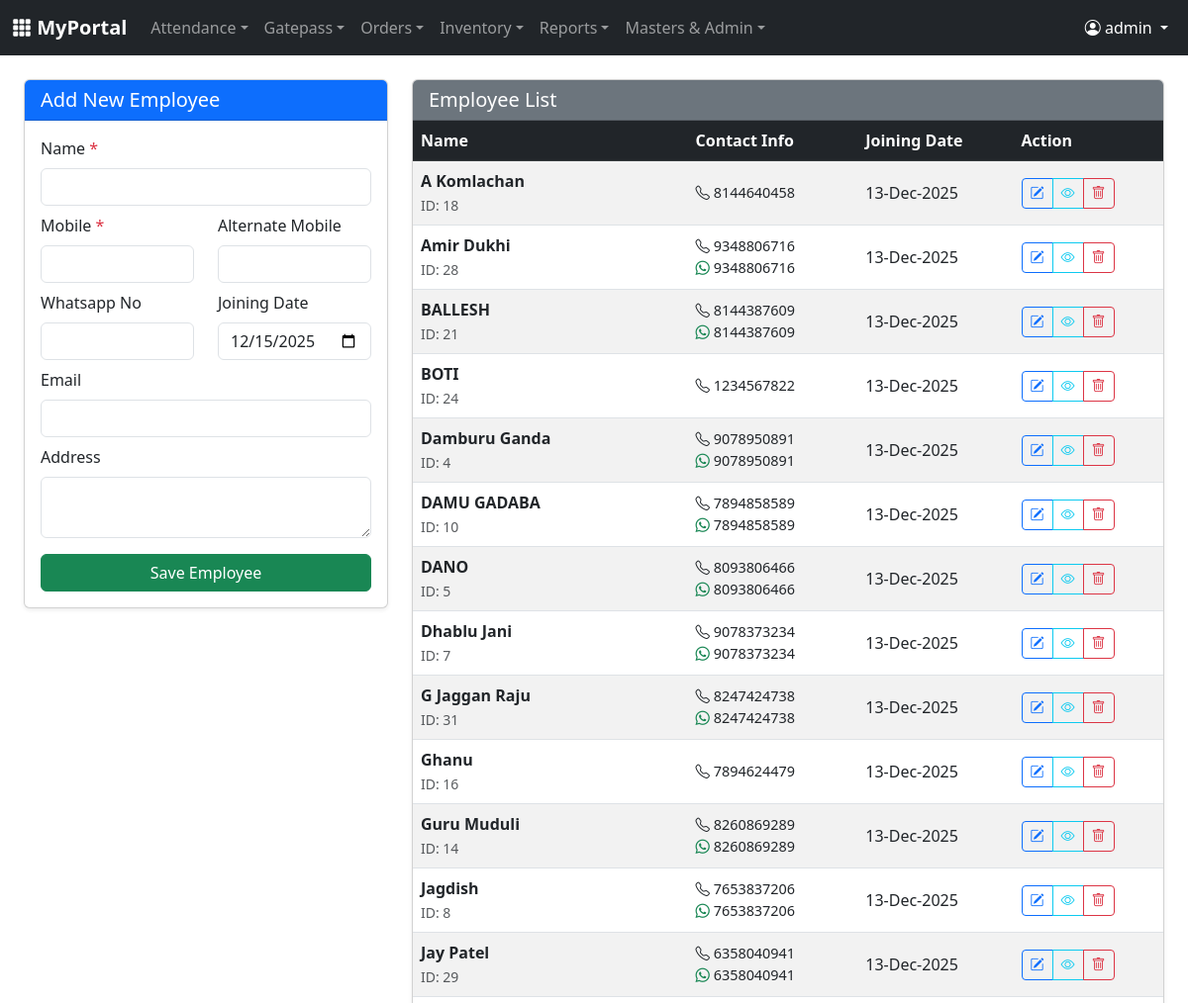
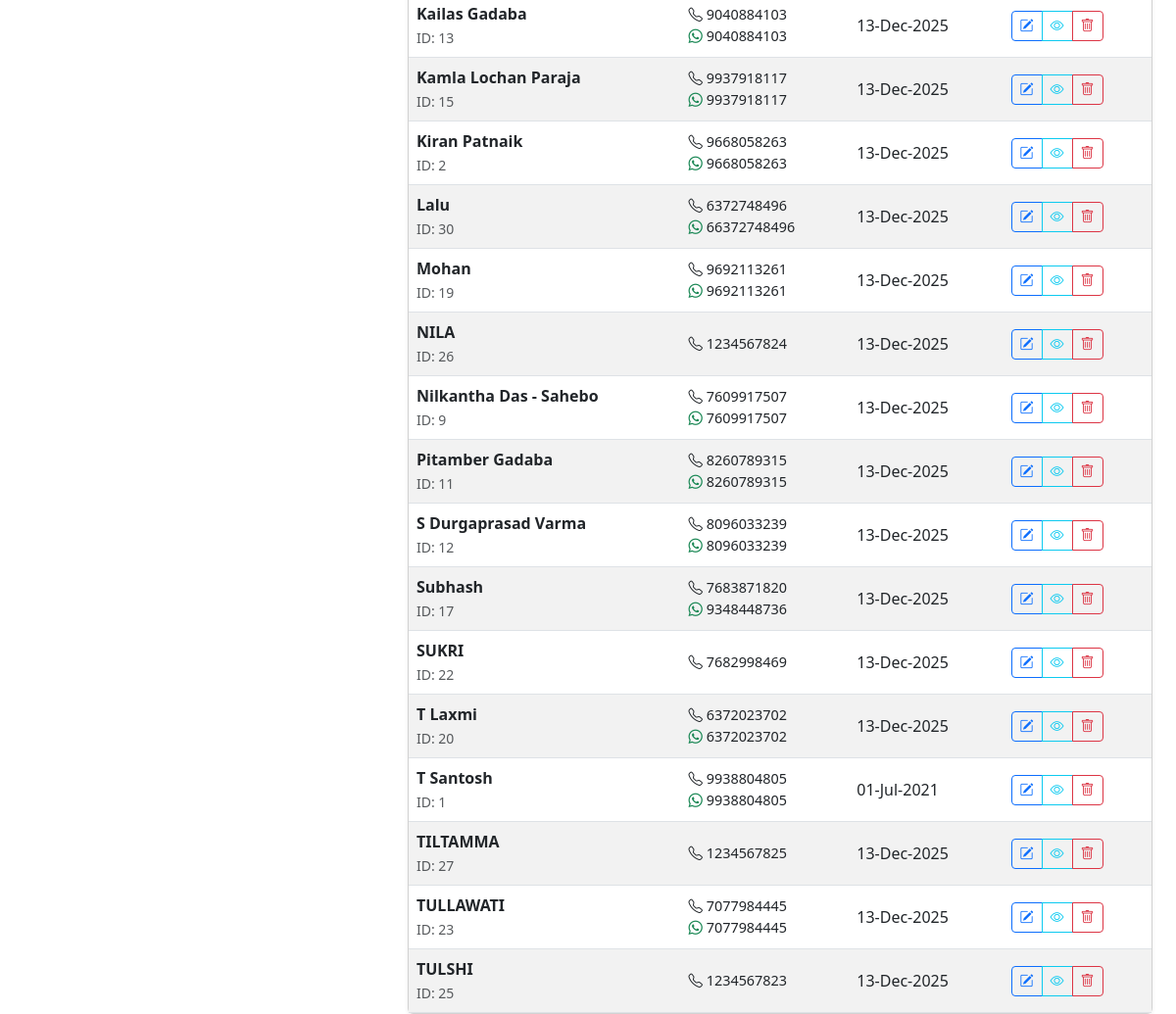
The page /employees.php (signed in) on the database its author committed (2 pictures, top to bottom).
### tables this page shows
CREATE TABLE `employees` (
  `id` int NOT NULL,
  `name` varchar(100) NOT NULL,
  `designation` varchar(100) DEFAULT NULL,
  `mobile_no` varchar(15) DEFAULT NULL,
  `alt_mobile` varchar(15) DEFAULT NULL,
  `whatsapp_no` varchar(15) DEFAULT NULL,
  `email` varchar(100) DEFAULT NULL,
  `address` text,
  `joining_date` date DEFAULT NULL,
  `created_at` datetime DEFAULT CURRENT_TIMESTAMP
);

### employees.php (the view, shortened to what this page needs)
<?php
require_once 'config.php';
$edit_state = false;
$name = ""; $mobile = ""; $alt_mobile = ""; $whatsapp = "";
$email = ""; $address = ""; $joining_date = date('Y-m-d'); $id = 0;
$employees = $conn->query("SELECT * FROM employees ORDER BY name ASC");
?>
<!DOCTYPE html>
<html>
<head>
    <link href="https://cdn.jsdelivr.net/npm/bootstrap@5.3.0/dist/css/bootstrap.min.css" rel="stylesheet">
    <link rel="stylesheet" href="https://cdn.jsdelivr.net/npm/bootstrap-icons@1.10.0/font/bootstrap-icons.css">
</head>
<body>
    <?php include 'navbar.php'; ?>
    <div class="container-fluid px-4">
        <div class="row">
            <div class="col-lg-4 mb-4">
                <div class="card shadow-sm">
                    <div class="card-header bg-primary text-white">
                        <h5 class="mb-0"><?php echo $edit_state ? "Edit Employee" : "Add New Employee"; ?></h5>
                    </div>
                    <div class="card-body">
                        <form method="post">
                            <div class="mb-2">
                                <label class="form-label">Name <span class="text-danger">*</span></label>
                                <input type="text" name="name" class="form-control" value="<?php echo $name; ?>" required>
                            </div>
                            <div class="row">
                                <div class="col-md-6 mb-2">
                                    <label class="form-label">Mobile <span class="text-danger">*</span></label>
                                    <input type="text" name="mobile" class="form-control" value="<?php echo $mobile; ?>" required pattern="[0-9]{10}">
                                </div>
                                <div class="col-md-6 mb-2">
                                    <label class="form-label">Alternate Mobile</label>
                                    <input type="text" name="alt_mobile" class="form-control" value="<?php echo $alt_mobile; ?>">
                                </div>
                            </div>
                            <div class="row">
                                <div class="col-md-6 mb-2">
                                    <label class="form-label">Whatsapp No</label>
                                    <input type="text" name="whatsapp" class="form-control" value="<?php echo $whatsapp; ?>">
                                </div>
                                <div class="col-md-6 mb-2">
                                    <label class="form-label">Joining Date</label>
                                    <input type="date" name="joining_date" class="form-control" value="<?php echo $joining_date; ?>">
                                </div>
                            </div>
                            <div class="mb-2">
                                <label class="form-label">Email</label>
                                <input type="email" name="email" class="form-control" value="<?php echo $email; ?>">
                            </div>
                            <div class="mb-3">
                                <label class="form-label">Address</label>
                                <textarea name="address" class="form-control" rows="2"><?php echo $address; ?></textarea>
                            </div>
                            <?php if ($edit_state): ?>
                                <button type="submit" name="update" class="btn btn-warning w-100 text-white">Update Employee</button>
                                <a href="employees.php" class="btn btn-secondary w-100 mt-2">Cancel Edit</a>
                            <?php else: ?>
                                <button type="submit" name="save" class="btn btn-success w-100">Save Employee</button>
                            <?php endif; ?>
                        </form>
                    </div>
                </div>
            </div>
            <div class="col-lg-8">
                <div class="card shadow-sm">
                    <div class="card-header bg-secondary text-white">
                        <h5 class="mb-0">Employee List</h5>
                    </div>
                    <div class="card-body p-0">
                        <div class="table-responsive">
                            <table class="table table-striped table-hover mb-0 align-middle">
                                <thead class="table-dark">
                                    <tr>
                                        <th>Name</th>
                                        <th>Contact Info</th>
                                        <th>Joining Date</th>
                                        <th>Action</th>
                                    </tr>
                                </thead>
                                <tbody>
                                    <?php if ($employees->num_rows > 0): ?>
                                        <?php while($row = $employees->fetch_assoc()): ?>
                                        <tr>
                                            <td>
                                                <strong><?php echo htmlspecialchars($row['name']); ?></strong><br>
                                                <small class="text-muted">ID: <?php echo $row['id']; ?></small>
                                            </td>
                                            <td style="font-size: 0.9rem;">
                                                <i class="bi bi-telephone"></i> <?php echo $row['mobile_no']; ?><br>
                                                <?php if($row['whatsapp_no']): ?>
                                                    <i class="bi bi-whatsapp text-success"></i> <?php echo $row['whatsapp_no']; ?><br>
                                                <?php endif; ?>
                                            </td>
                                            <td>
                                                <?php echo date('d-M-Y', strtotime($row['joining_date'])); ?>
                                            </td>
                                            <td>
                                                <div class="btn-group">
                                                    <a href="employees.php?edit=<?php echo $row['id']; ?>" class="btn btn-sm btn-outline-primary">
                                                        <i class="bi bi-pencil-square"></i>
                                                    </a>
                                                    <button class="btn btn-sm btn-outline-info"
                                                            data-bs-toggle="modal"
                                                            data-bs-target="#viewModal<?php echo $row['id']; ?>">
                                                        <i class="bi bi-eye"></i>
                                                    </button>
                                                    <a href="employees.php?delete=<?php echo $row['id']; ?>"
                                                       class="btn btn-sm btn-outline-danger"
                                                       onclick="return confirm('Are you sure you want to delete this employee?');">
                                                        <i class="bi bi-trash"></i>
                                                    </a>
                                                </div>
                                            </td>
                                        </tr>
                                        <?php endwhile; ?>
                                    <?php else: ?>
                                        <tr><td colspan="4" class="text-center p-3">No employees found.</td></tr>
                                    <?php endif; ?>
                                </tbody>
                            </table>
                        </div>
                    </div>
                </div>
            </div>
        </div>
    </div>
</body>
</html>

### rows shown on the page
employees: name "A Komlachan", id "18", mobile_no "8144640458", joining_date "13-Dec-2025"
employees: name "Amir Dukhi", id "28", mobile_no "9348806716", whatsapp_no "9348806716", joining_date "13-Dec-2025"
employees: name "BALLESH", id "21", mobile_no "8144387609", whatsapp_no "8144387609", joining_date "13-Dec-2025"
employees: name "BOTI", id "24", mobile_no "1234567822", joining_date "13-Dec-2025"
employees: name "Damburu Ganda", id "4", mobile_no "9078950891", whatsapp_no "9078950891", joining_date "13-Dec-2025"
employees: name "DAMU GADABA", id "10", mobile_no "7894858589", whatsapp_no "7894858589", joining_date "13-Dec-2025"
employees: name "DANO", id "5", mobile_no "8093806466", whatsapp_no "8093806466", joining_date "13-Dec-2025"
employees: name "Dhablu Jani", id "7", mobile_no "9078373234", whatsapp_no "9078373234", joining_date "13-Dec-2025"
employees: name "G Jaggan Raju", id "31", mobile_no "8247424738", whatsapp_no "8247424738", joining_date "13-Dec-2025"
employees: name "Ghanu", id "16", mobile_no "7894624479", joining_date "13-Dec-2025"
employees: name "Guru Muduli", id "14", mobile_no "8260869289", whatsapp_no "8260869289", joining_date "13-Dec-2025"
employees: name "Jagdish", id "8", mobile_no "7653837206", whatsapp_no "7653837206", joining_date "13-Dec-2025"
employees: name "Jay Patel", id "29", mobile_no "6358040941", whatsapp_no "6358040941", joining_date "13-Dec-2025"
employees: name "Kailas Gadaba", id "13", mobile_no "9040884103", whatsapp_no "9040884103", joining_date "13-Dec-2025"
employees: name "Kamla Lochan Paraja", id "15", mobile_no "9937918117", whatsapp_no "9937918117", joining_date "13-Dec-2025"
employees: name "Kiran Patnaik", id "2", mobile_no "9668058263", whatsapp_no "9668058263", joining_date "13-Dec-2025"
employees: name "Lalu", id "30", mobile_no "6372748496", whatsapp_no "66372748496", joining_date "13-Dec-2025"
employees: name "Mohan", id "19", mobile_no "9692113261", whatsapp_no "9692113261", joining_date "13-Dec-2025"
employees: name "NILA", id "26", mobile_no "1234567824", joining_date "13-Dec-2025"
employees: name "Nilkantha Das - Sahebo", id "9", mobile_no "7609917507", whatsapp_no "7609917507", joining_date "13-Dec-2025"
employees: name "Pitamber Gadaba", id "11", mobile_no "8260789315", whatsapp_no "8260789315", joining_date "13-Dec-2025"
employees: name "S Durgaprasad Varma", id "12", mobile_no "8096033239", whatsapp_no "8096033239", joining_date "13-Dec-2025"
employees: name "Subhash", id "17", mobile_no "7683871820", whatsapp_no "9348448736", joining_date "13-Dec-2025"
employees: name "SUKRI", id "22", mobile_no "7682998469", joining_date "13-Dec-2025"
employees: name "T Laxmi", id "20", mobile_no "6372023702", whatsapp_no "6372023702", joining_date "13-Dec-2025"
employees: name "T Santosh", id "1", mobile_no "9938804805", whatsapp_no "9938804805", joining_date "01-Jul-2021"
employees: name "TILTAMMA", id "27", mobile_no "1234567825", joining_date "13-Dec-2025"
employees: name "TULLAWATI", id "23", mobile_no "7077984445", whatsapp_no "7077984445", joining_date "13-Dec-2025"
employees: name "TULSHI", id "25", mobile_no "1234567823", joining_date "13-Dec-2025"

### other values the page prints
$user_name "admin"
